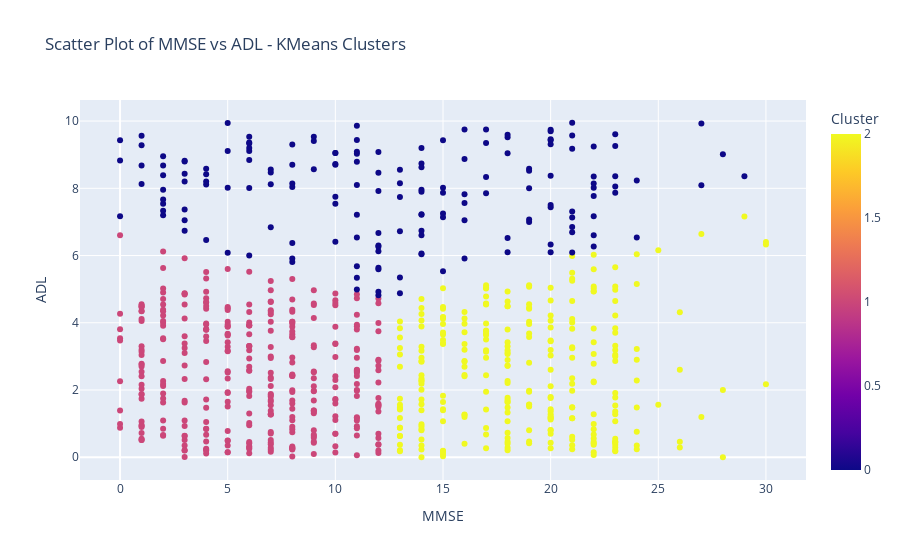
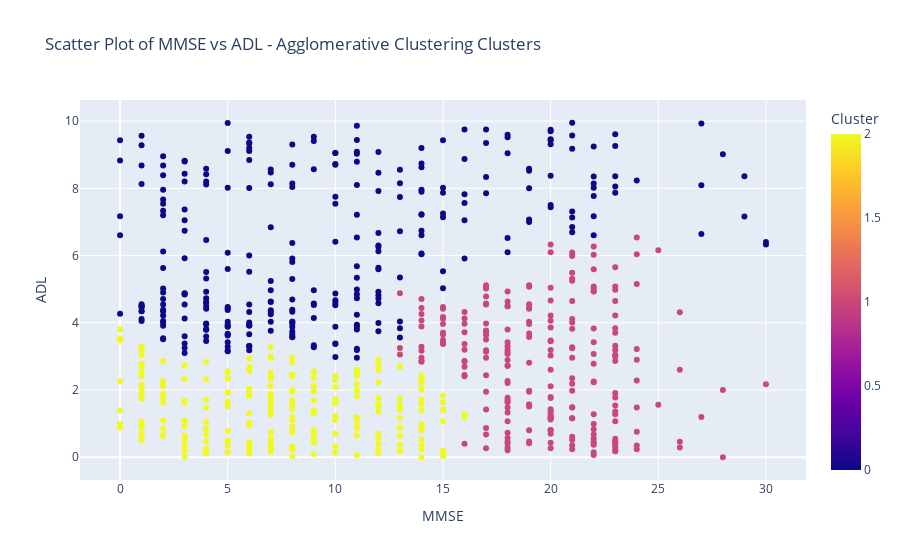
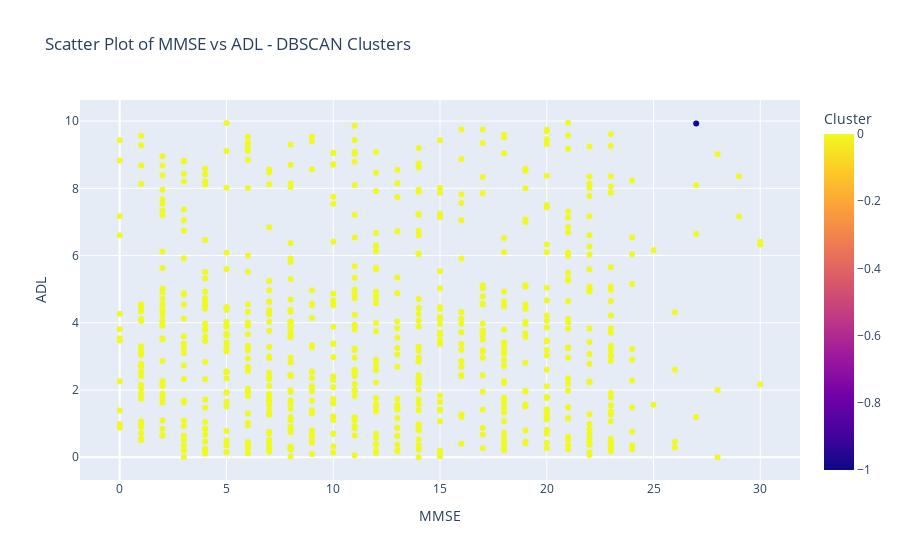
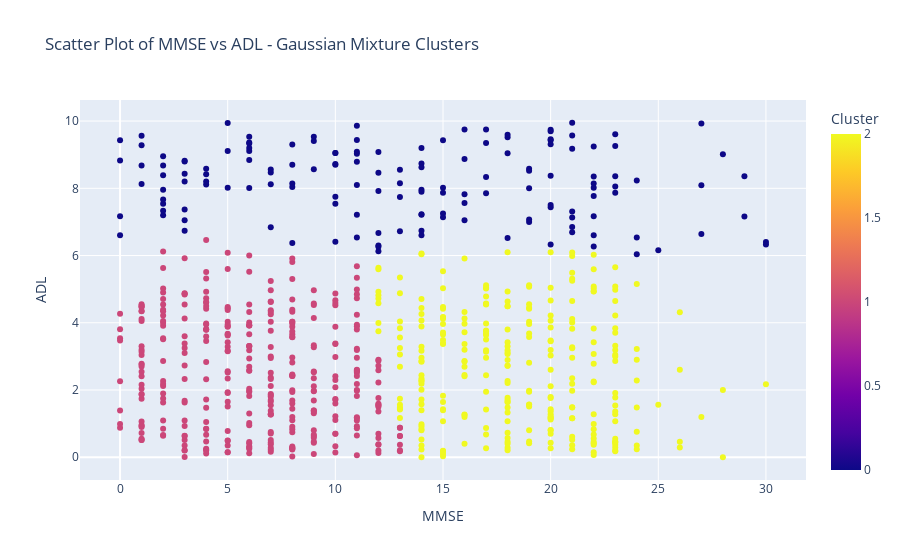

These figures' notebook cell, in order:
### Code cell
# Step 1: Standardize the features (ADL and MMSE)
scaler = StandardScaler()
df_scaled = scaler.fit_transform(dataviz_AD_true[['MMSE', 'ADL']])

# Make an explicit copy of the DataFrame to avoid SettingWithCopyWarning
dataviz_AD_true_copy = dataviz_AD_true.copy()

# Store clustering models and their labels
clustering_models = {
    'KMeans': KMeans(n_clusters=3, random_state=RANDOM_SEED),
    'Agglomerative Clustering': AgglomerativeClustering(n_clusters=3),
    'DBSCAN': DBSCAN(eps=0.5, min_samples=5),
    'Gaussian Mixture': GaussianMixture(n_components=3, random_state=RANDOM_SEED)
}

# Step 2: Apply different clustering algorithms and visualize
for name, model in clustering_models.items():
    if name == 'Gaussian Mixture':
        # Gaussian Mixture uses .fit_predict() for clustering
        dataviz_AD_true_copy.loc[:, 'Cluster'] = model.fit_predict(df_scaled)
    else:
        # Other clustering algorithms use .fit_predict() for clustering
        dataviz_AD_true_copy.loc[:, 'Cluster'] = model.fit_predict(df_scaled)

    # Step 3: Create a 2D scatter plot, color-coded by cluster
    fig = px.scatter(
        dataviz_AD_true_copy,
        x='MMSE',
        y='ADL',
        color='Cluster',  # Color by the cluster labels
        title=f'Scatter Plot of MMSE vs ADL - {name} Clusters'
    )
    
    # Display the plot for each clustering approach
    fig.show()

### Figure 1 — Plotly figure (JSON) as saved in the notebook; plotly's stock layout.template omitted (floating-point values rounded to 4 significant figures; data arrays with more than 128 entries replaced by an {"elided": "..."} marker saying what was removed)
{"data": [{"hovertemplate": "MMSE=%{x}<br>ADL=%{y}<br>Cluster=%{marker.color}<extra></extra>", "legendgroup": "", "marker": {"color": {"elided": "760 int values"}, "coloraxis": "coloraxis", "symbol": "circle"}, "mode": "markers", "name": "", "orientation": "v", "showlegend": false, "type": "scatter", "x": {"elided": "760 int values"}, "xaxis": "x", "y": {"elided": "760 float values"}, "yaxis": "y"}], "layout": {"coloraxis": {"colorbar": {"title": {"text": "Cluster"}}, "colorscale": [[0, "#0d0887"], [0.1111, "#46039f"], [0.2222, "#7201a8"], [0.3333, "#9c179e"], [0.4444, "#bd3786"], [0.5556, "#d8576b"], [0.6667, "#ed7953"], [0.7778, "#fb9f3a"], [0.8889, "#fdca26"], [1, "#f0f921"]]}, "legend": {"tracegroupgap": 0}, "title": {"text": "Scatter Plot of MMSE vs ADL - KMeans Clusters"}, "xaxis": {"anchor": "y", "domain": [0, 1], "title": {"text": "MMSE"}}, "yaxis": {"anchor": "x", "domain": [0, 1], "title": {"text": "ADL"}}}}

### Figure 2 — Plotly figure (JSON) as saved in the notebook; plotly's stock layout.template omitted (floating-point values rounded to 4 significant figures; data arrays with more than 128 entries replaced by an {"elided": "..."} marker saying what was removed)
{"data": [{"hovertemplate": "MMSE=%{x}<br>ADL=%{y}<br>Cluster=%{marker.color}<extra></extra>", "legendgroup": "", "marker": {"color": {"elided": "760 int values"}, "coloraxis": "coloraxis", "symbol": "circle"}, "mode": "markers", "name": "", "orientation": "v", "showlegend": false, "type": "scatter", "x": {"elided": "760 int values"}, "xaxis": "x", "y": {"elided": "760 float values"}, "yaxis": "y"}], "layout": {"coloraxis": {"colorbar": {"title": {"text": "Cluster"}}, "colorscale": [[0, "#0d0887"], [0.1111, "#46039f"], [0.2222, "#7201a8"], [0.3333, "#9c179e"], [0.4444, "#bd3786"], [0.5556, "#d8576b"], [0.6667, "#ed7953"], [0.7778, "#fb9f3a"], [0.8889, "#fdca26"], [1, "#f0f921"]]}, "legend": {"tracegroupgap": 0}, "title": {"text": "Scatter Plot of MMSE vs ADL - Agglomerative Clustering Clusters"}, "xaxis": {"anchor": "y", "domain": [0, 1], "title": {"text": "MMSE"}}, "yaxis": {"anchor": "x", "domain": [0, 1], "title": {"text": "ADL"}}}}

### Figure 3 — Plotly figure (JSON) as saved in the notebook; plotly's stock layout.template omitted (floating-point values rounded to 4 significant figures; data arrays with more than 128 entries replaced by an {"elided": "..."} marker saying what was removed)
{"data": [{"hovertemplate": "MMSE=%{x}<br>ADL=%{y}<br>Cluster=%{marker.color}<extra></extra>", "legendgroup": "", "marker": {"color": {"elided": "760 int values"}, "coloraxis": "coloraxis", "symbol": "circle"}, "mode": "markers", "name": "", "orientation": "v", "showlegend": false, "type": "scatter", "x": {"elided": "760 int values"}, "xaxis": "x", "y": {"elided": "760 float values"}, "yaxis": "y"}], "layout": {"coloraxis": {"colorbar": {"title": {"text": "Cluster"}}, "colorscale": [[0, "#0d0887"], [0.1111, "#46039f"], [0.2222, "#7201a8"], [0.3333, "#9c179e"], [0.4444, "#bd3786"], [0.5556, "#d8576b"], [0.6667, "#ed7953"], [0.7778, "#fb9f3a"], [0.8889, "#fdca26"], [1, "#f0f921"]]}, "legend": {"tracegroupgap": 0}, "title": {"text": "Scatter Plot of MMSE vs ADL - DBSCAN Clusters"}, "xaxis": {"anchor": "y", "domain": [0, 1], "title": {"text": "MMSE"}}, "yaxis": {"anchor": "x", "domain": [0, 1], "title": {"text": "ADL"}}}}

### Figure 4 — Plotly figure (JSON) as saved in the notebook; plotly's stock layout.template omitted (floating-point values rounded to 4 significant figures; data arrays with more than 128 entries replaced by an {"elided": "..."} marker saying what was removed)
{"data": [{"hovertemplate": "MMSE=%{x}<br>ADL=%{y}<br>Cluster=%{marker.color}<extra></extra>", "legendgroup": "", "marker": {"color": {"elided": "760 int values"}, "coloraxis": "coloraxis", "symbol": "circle"}, "mode": "markers", "name": "", "orientation": "v", "showlegend": false, "type": "scatter", "x": {"elided": "760 int values"}, "xaxis": "x", "y": {"elided": "760 float values"}, "yaxis": "y"}], "layout": {"coloraxis": {"colorbar": {"title": {"text": "Cluster"}}, "colorscale": [[0, "#0d0887"], [0.1111, "#46039f"], [0.2222, "#7201a8"], [0.3333, "#9c179e"], [0.4444, "#bd3786"], [0.5556, "#d8576b"], [0.6667, "#ed7953"], [0.7778, "#fb9f3a"], [0.8889, "#fdca26"], [1, "#f0f921"]]}, "legend": {"tracegroupgap": 0}, "title": {"text": "Scatter Plot of MMSE vs ADL - Gaussian Mixture Clusters"}, "xaxis": {"anchor": "y", "domain": [0, 1], "title": {"text": "MMSE"}}, "yaxis": {"anchor": "x", "domain": [0, 1], "title": {"text": "ADL"}}}}
